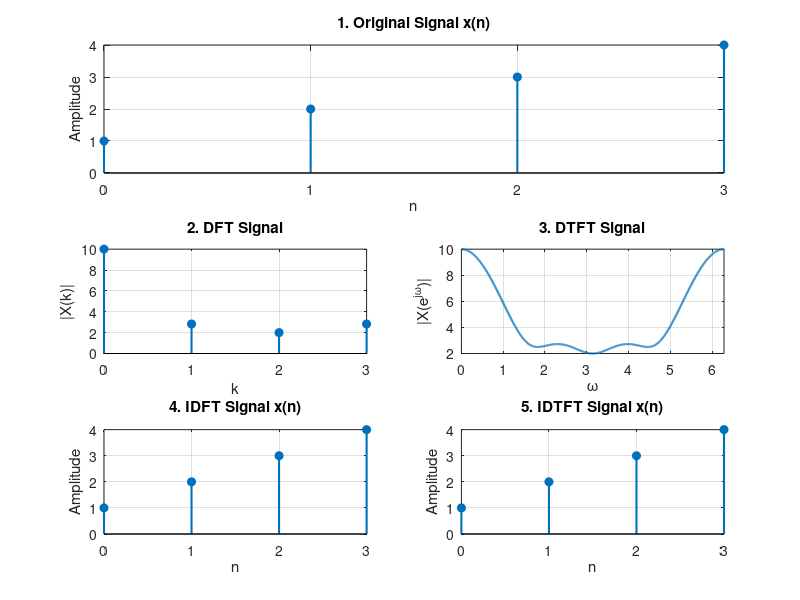

This chart was generated by the following MATLAB code:
% 5-Panel DSP Analysis Without Built-in Transform Functions
clc; clear; close all;

% --- Computations ---
x = [1 2 3 4];
N = length(x);
n = 0:N-1;
k = 0:N-1;

%--- 1. DFT Without Built-in Function ---
X_dft = zeros(1, N);

for k1 = 0:N-1
    for n1 = 0:N-1
        X_dft(k1+1) = X_dft(k1+1) + ...
            x(n1+1) * exp(-1i * 2*pi*n1*k1/N);
    end
end

% --- 2. DTFT Without Built-in Function ---
% Frequency range
M = 1024;
dw = 2*pi/M;
w = 0:dw:(2*pi-dw);

X_dtft = zeros(1, M);

for m = 1:M
    for n1 = 0:N-1
        X_dtft(m) = X_dtft(m) + ...
            x(n1+1) * exp(-1i * w(m) * n1);
    end
end

% --- 3. IDFT Without Built-in Function ---
x_idft = zeros(1, N);

for n1 = 0:N-1
    for k1 = 0:N-1
        x_idft(n1+1) = x_idft(n1+1) + ...
            (1/N) * X_dft(k1+1) * exp(1i * 2*pi*k1*n1/N);
    end
end

% --- 4. IDTFT Without Built-in Function ---
x_idtft = zeros(1, N);

for n1 = 0:N-1
    for m = 1:M
        x_idtft(n1+1) = x_idtft(n1+1) + ...
            X_dtft(m) * exp(1i * w(m) * n1) * dw / (2*pi);
    end
end

% --- Display Results ---
disp('DFT is:');
disp(X_dft.');

disp('DFT Magnitude is:');
disp(abs(X_dft).');

disp('IDFT is:');
disp(real(x_idft).');

disp('IDTFT is:');
disp(real(x_idtft).');

% --- Plotting ---
figure('Name', 'Signal Analysis Without Built-in Functions', ...
       'Position', [100, 100, 900, 800]);

% 1. Original Signal
subplot(3, 2, [1, 2]);
stem(n, x,'filled', 'LineWidth', 1.5);
title('1. Original Signal x(n)');
xlabel('n');
ylabel('Amplitude');
xticks(n);
grid on;

% 2. DFT Magnitude Spectrum
subplot(3, 2, 3);
stem(k, abs(X_dft),'filled', 'LineWidth', 1.5);
title('2. DFT Signal');
xlabel('k');
ylabel('|X(k)|');
xticks(k);
grid on;

% 3. DTFT Magnitude Spectrum
subplot(3, 2, 4);
plot(w, abs(X_dtft),'LineWidth', 1.5);
title('3. DTFT Signal');
xlabel('\omega');
ylabel('|X(e^{j\omega})|');
xlim([0, 2*pi]);
grid on;

% 4. IDFT Signal
subplot(3, 2, 5);
stem(n, real(x_idft),'filled', 'LineWidth', 1.5);
title('4. IDFT Signal x(n)');
xlabel('n');
ylabel('Amplitude');
xticks(n);
grid on;

% 5. IDTFT Signal
subplot(3, 2, 6);
stem(n, real(x_idtft),'filled', 'LineWidth', 1.5);
title('5. IDTFT Signal x(n)');
xlabel('n');
ylabel('Amplitude');
xticks(n);
grid on;
